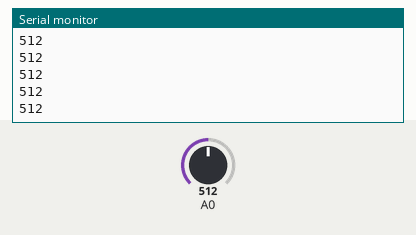
This sketch was run on a simulated Arduino Uno, built with avr-gcc and run on an emulated ATmega328P. Parts: the last lines printed to the serial monitor. The inputs (shaded band) are chosen by the test bench; at power-on: A0 = 512.

Above: at 1.2 s.
1.3 s: A0 set to 716
At 2.2 s:
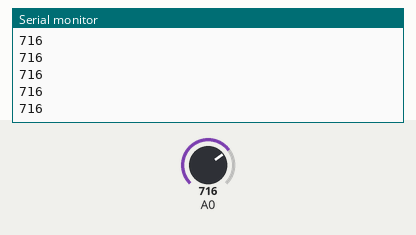
2.8 s: A0 set to 900
At 3.8 s:
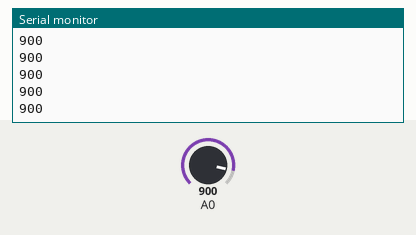
Timing chart, 0 to 5.8 s (numbered marks = the images above; inputs shaded):
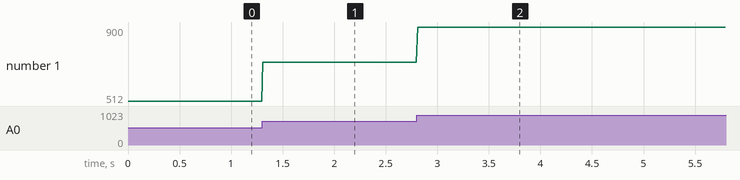

The sketch:

3b_Analog_Input.ino
```cpp
void setup(){
    Serial.begin(115200);
}

void loop(){
    Serial.println(analogRead(A0));
    delay(10);
}
```

Measured:
- after the input at 1.3 s, the serial monitor: prints a new line at once (image 1)
- after the input at 2.8 s, the serial monitor: prints a new line at once (image 2)
- plotted number 1: 512 → 716 after the input at 1.3 s, 716 → 900 after the input at 2.8 s
